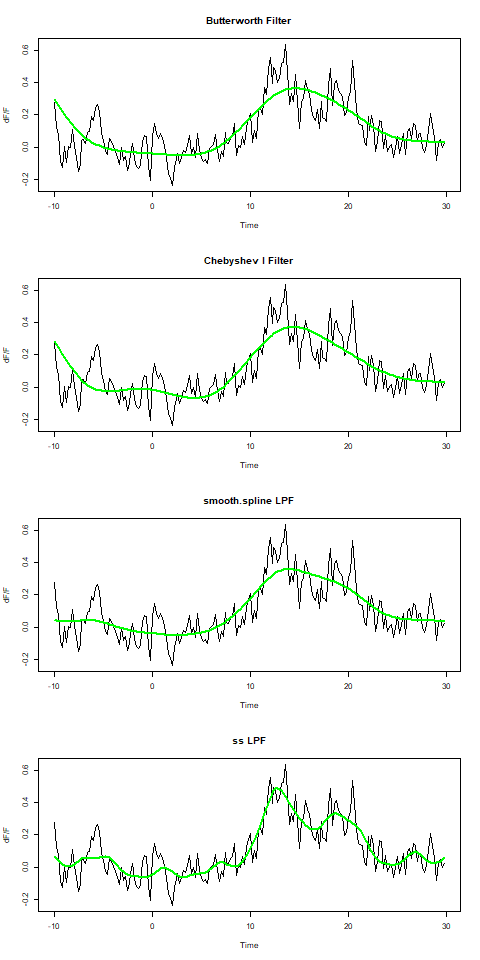

Write R code to recreate this figure.
## Required packages
library(data.table)
library(dplyr)
library(tidyverse)
library(gsignal)
library(boxfilter)
library(npreg)
## Open a png file
png(filename = "./plots/MR9202.12.png", width = 480, height = 960)
## make the plot
par(mfrow = c(4, 1))
## Butterworth Filter
stable <- butter(3, 1/30, "low", output = "Sos")
plot(G9202.12$time, G9202.12$dFF, type = "l", main = "Butterworth Filter", xlab = "Time", ylab = "dF/F")
z6 <- filtfilt(stable, G9202.12$dFF)
lines(G9202.12$time, z6, col = "green", lwd = 2)
# Chebyshev I Filter
stable <- cheby1(6, 0.1, 1/25, "low", output = "Sos")
plot(G9202.12$time, G9202.12$dFF, type = "l", main = "Chebyshev I Filter", xlab = "Time", ylab = "dF/F")
z6 <- filtfilt(stable, G9202.12$dFF)
lines(G9202.12$time, z6, col = "green", lwd = 2)
# smooth.spline LPF
lowpass.spline.6 <- smooth.spline(G9202.12$time, G9202.12$dFF, spar = .8)
plot(G9202.12$time, G9202.12$dFF, type = "l", main = "smooth.spline LPF", xlab = "Time", ylab = "dF/F")
lines(predict(lowpass.spline.6, G9202.12$time), col = "green", lwd = 2)
# ss LPF
ss.6 <- ss(G9202.12$time, G9202.12$dFF, nknots = 15, m = 2)
plot(G9202.12$time, G9202.12$dFF, type = "l", main = "ss LPF", xlab = "Time", ylab = "dF/F")
lines(predict(ss.6, G9202.12$time), col = "green", lwd = 2)
dev.off()
